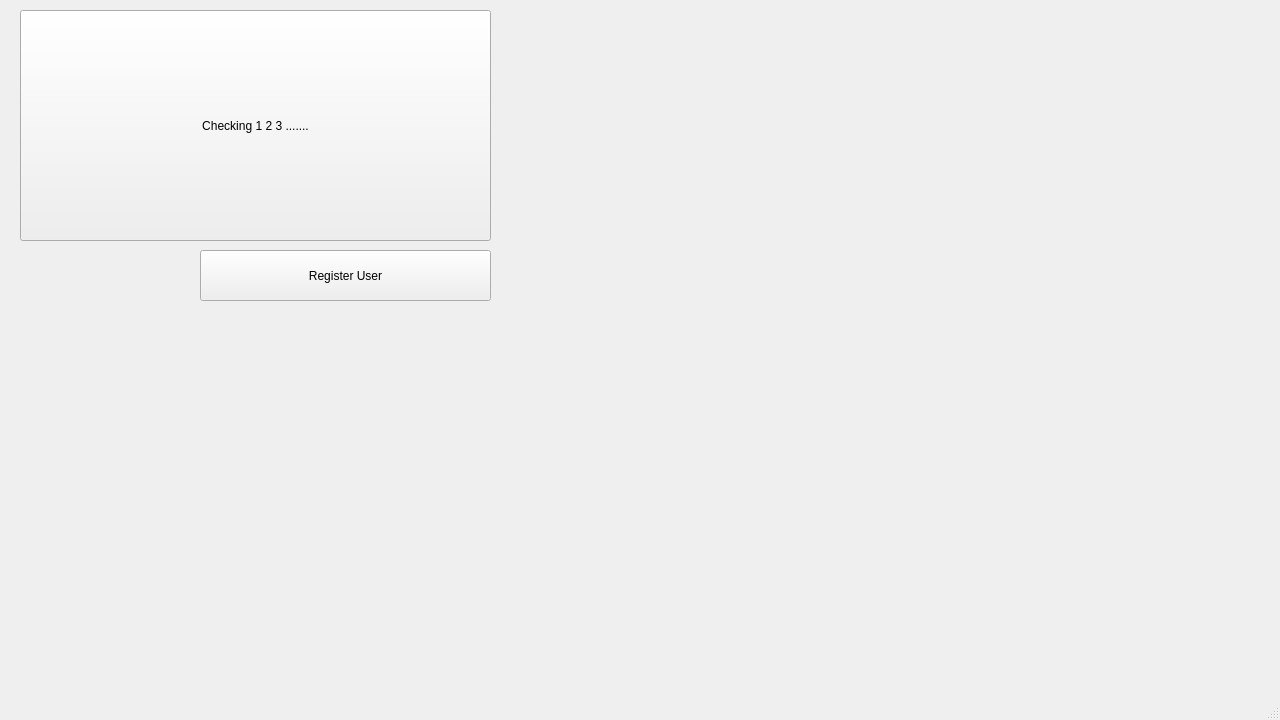
<?xml version="1.0" encoding="UTF-8"?>
<ui version="4.0">
 <class>MainWindow</class>
 <widget class="QMainWindow" name="MainWindow">
  <property name="geometry">
   <rect>
    <x>0</x>
    <y>0</y>
    <width>1280</width>
    <height>720</height>
   </rect>
  </property>
  <property name="windowTitle">
   <string>MainWindow</string>
  </property>
  <widget class="QWidget" name="centralwidget">
   <widget class="QPushButton" name="check1">
    <property name="geometry">
     <rect>
      <x>20</x>
      <y>10</y>
      <width>471</width>
      <height>231</height>
     </rect>
    </property>
    <property name="text">
     <string>Checking 1 2 3 .......</string>
    </property>
   </widget>
   <widget class="QPushButton" name="registerUserButton">
    <property name="geometry">
     <rect>
      <x>200</x>
      <y>250</y>
      <width>291</width>
      <height>51</height>
     </rect>
    </property>
    <property name="text">
     <string>Register User</string>
    </property>
   </widget>
  </widget>
  <widget class="QMenuBar" name="menubar">
   <property name="geometry">
    <rect>
     <x>0</x>
     <y>0</y>
     <width>1280</width>
     <height>18</height>
    </rect>
   </property>
  </widget>
  <widget class="QStatusBar" name="statusbar"/>
 </widget>
 <resources/>
 <connections/>
</ui>
